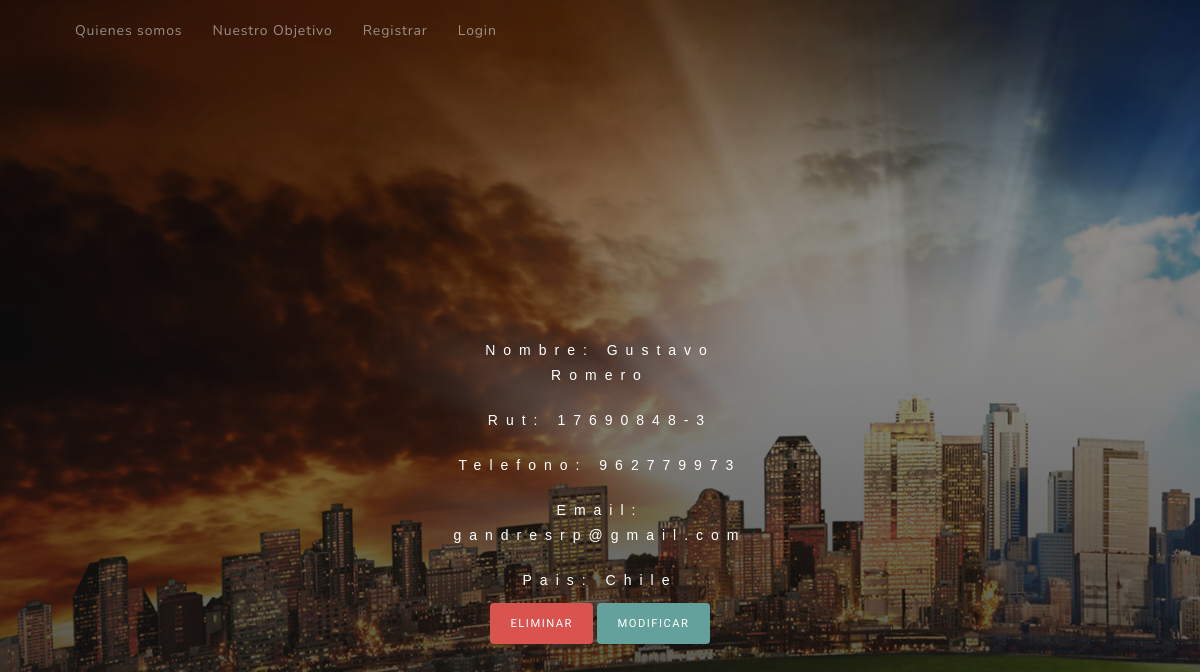
/comunidad/voluntario/1, run on the app's committed database.
### comunidad/models.py (models this page shows, shortened)
class Voluntario(models.Model):
    rut = models.CharField(max_length=10)
    nombre = models.CharField(max_length=100)
    apellido = models.CharField(max_length=100)
    email = models.EmailField(max_length=100)
    telefono = models.CharField(max_length=10)
    pais = models.CharField(max_length=30)
    class Meta:
        ordering = ['apellido']

### comunidad/views.py (the view)
# urls.py: path('voluntario/<int:pk>',views.VoluntarioDetailView.as_view(),name='voluntario-detail'),
class VoluntarioDetailView(generic.DetailView):
    model = Voluntario

### comunidad/templates/comunidad/voluntario_detail.html
{% extends "base_generic.html" %}
{% block content %}
<body>
	<header class="masthead">
    <div class="container d-flex h-100 align-items-center">
      <div class="mx-auto text-center">
        <h2 class="mx-auto text-center" id="secundarioSuscribe">Nombre: {{voluntario.nombre }} {{voluntario.apellido}}</h2>
        <h2 class="mx-auto text-center" id="secundarioSuscribe">Rut: {{voluntario.rut}}</h2>
        <h2 class="mx-auto text-center" id="secundarioSuscribe">Telefono: {{voluntario.telefono}}</h2>
        <h2 class="mx-auto text-center" id="secundarioSuscribe">Email: {{voluntario.email}}</h2>
        <h2 class="mx-auto text-center" id="secundarioSuscribe">Pais: {{voluntario.pais}}</h2>
        <a href="{% url 'voluntario_eliminar' voluntario.id %}" class="btn btn-danger">Eliminar</a>
        <a href="{% url 'voluntario_update' voluntario.id %}" class="btn btn-primary js-scroll-trigger">Modificar</a>
      </div>
    </div>
   </header>
</body>
{% endblock %}

### comunidad/static/css/styles.css (style rules this page uses)
body { background: -webkit-gradient(linear, left top, left bottom, from(rgba(22, 22, 22, 0.3)), color-stop(75%, rgba(22, 22, 22, 0.7)), to(#161616)), url("../images/planetadividido.jpg"); background: linear-gradient(to bottom, rgba(22, 22, 22, 0.3) 0%, rgba(22, 22, 22, 0.7) 75%, #161616 100%), url("../images/planetadividido.jpg"); }
#secundarioSuscribe { font-family: 'Gill Sans', 'Gill Sans MT', Calibri, 'Trebuchet MS', sans-serif; font-size: 100%; align-items: center; line-height: 2.5rem; letter-spacing: 0.8rem; color: #fff; }
.masthead h2 { max-width: 20rem; font-size: 1rem; }
@media (min-width: 992px) { .masthead { height: 100vh; padding: 0; } }
@media (min-width: 992px) { .masthead h2 { max-width: 30rem; font-size: 1.25rem; } }
.btn { -webkit-box-shadow: 0 0.1875rem 0.1875rem 0 rgba(0, 0, 0, 0.1) !important; box-shadow: 0 0.1875rem 0.1875rem 0 rgba(0, 0, 0, 0.1) !important; padding: 1.25rem 2rem; font-family: 'Varela Round'; font-size: 80%; text-transform: uppercase; letter-spacing: .15rem; border: 0; }
.btn-primary { background-color: #64a19d; }
body { font-family: 'Nunito'; letter-spacing: 0.0625em; }
a { color: #64a19d; }
:root { --main-white-color: white; --main-black-color: black; }

### data on the page
Voluntario: nombre "Gustavo", apellido "Romero", rut "17690848-3", telefono "962779973", email "gandresrp@gmail.com", pais "Chile"
